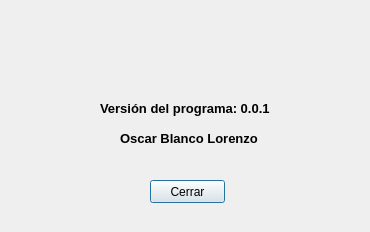
<?xml version="1.0" encoding="UTF-8"?>
<ui version="4.0">
 <class>dlgAbout</class>
 <widget class="QDialog" name="dlgAbout">
  <property name="windowModality">
   <enum>Qt::WindowModal</enum>
  </property>
  <property name="geometry">
   <rect>
    <x>0</x>
    <y>0</y>
    <width>370</width>
    <height>232</height>
   </rect>
  </property>
  <property name="windowTitle">
   <string>Dialog</string>
  </property>
  <widget class="QLabel" name="lblVersion">
   <property name="geometry">
    <rect>
     <x>100</x>
     <y>100</y>
     <width>191</width>
     <height>16</height>
    </rect>
   </property>
   <property name="font">
    <font>
     <pointsize>10</pointsize>
     <weight>75</weight>
     <bold>true</bold>
    </font>
   </property>
   <property name="text">
    <string>Versión del programa: 0.0.1</string>
   </property>
  </widget>
  <widget class="QLabel" name="lblLogo">
   <property name="geometry">
    <rect>
     <x>150</x>
     <y>20</y>
     <width>71</width>
     <height>61</height>
    </rect>
   </property>
   <property name="text">
    <string/>
   </property>
   <property name="pixmap">
    <pixmap>../BESADAPEREZ/img/logo.jpg</pixmap>
   </property>
   <property name="scaledContents">
    <bool>true</bool>
   </property>
  </widget>
  <widget class="QLabel" name="lblNombre">
   <property name="geometry">
    <rect>
     <x>120</x>
     <y>130</y>
     <width>151</width>
     <height>16</height>
    </rect>
   </property>
   <property name="font">
    <font>
     <pointsize>10</pointsize>
     <weight>75</weight>
     <bold>true</bold>
    </font>
   </property>
   <property name="text">
    <string>Oscar Blanco Lorenzo</string>
   </property>
  </widget>
  <widget class="QPushButton" name="btnCerrar">
   <property name="geometry">
    <rect>
     <x>150</x>
     <y>180</y>
     <width>75</width>
     <height>23</height>
    </rect>
   </property>
   <property name="text">
    <string>Cerrar</string>
   </property>
  </widget>
 </widget>
 <resources/>
 <connections/>
</ui>
